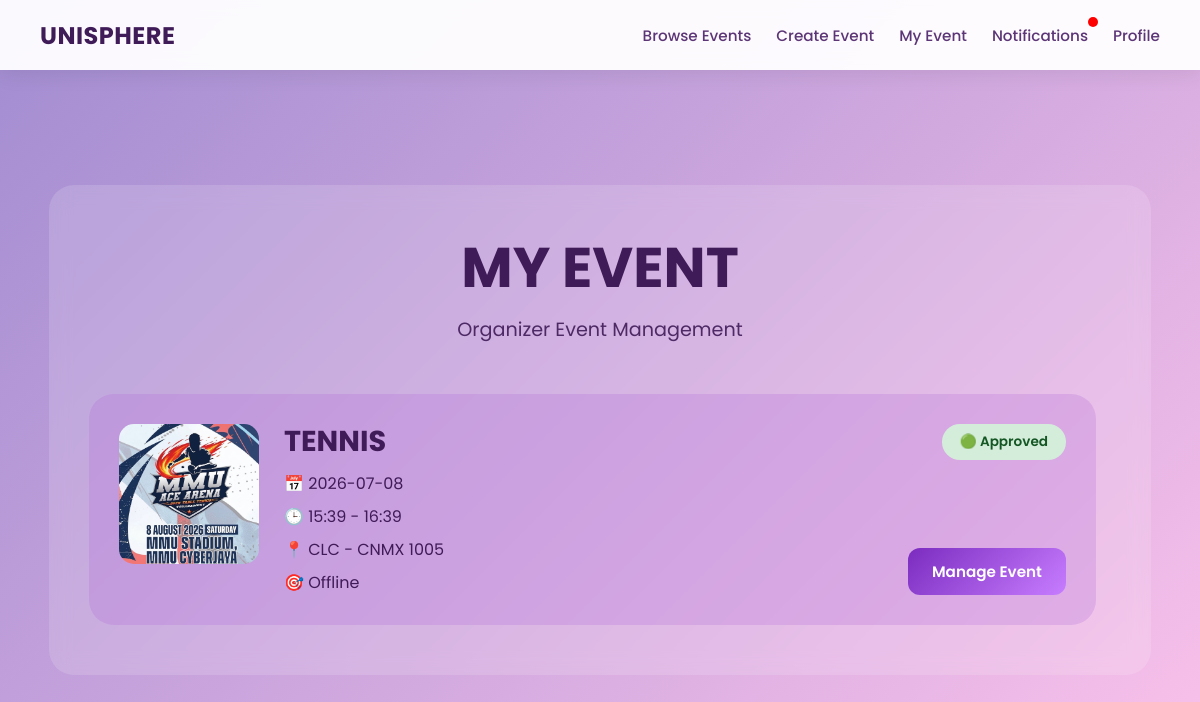
The app's page /my_event (signed in) with its own data.
### tables this page shows
CREATE TABLE events (
    event_id INTEGER PRIMARY KEY AUTOINCREMENT,
    event_poster TEXT,                   -- new column for event poster URL/path
    event_name TEXT NOT NULL,
    event_description TEXT NOT NULL,
    start_date DATE NOT NULL,
    end_date DATE NOT NULL,
    start_time TIME NOT NULL,
    end_time TIME NOT NULL,
    event_mode TEXT NOT NULL CHECK(event_mode IN ('online', 'offline', 'hybrid')),
    main_location TEXT NOT NULL,         -- corresponds to id="mainloc"
    general_location TEXT,               -- optional, only for general locations
    faculty_wing TEXT,                   -- optional, only for faculty path
    specific_location TEXT,              -- optional, only for faculty path
    participation_option TEXT NOT NULL CHECK(participation_option IN ('unlimited', 'limited')),
    limited_max_participants INTEGER,    -- optional, only for limited participation
    event_link TEXT,
    student_id varchar(10) NOT NULL,
    event_status TEXT DEFAULT 'Pending' CHECK(event_status IN ('Pending', 'Approved', 'Redo')),
    admin_remark TEXT,
    FOREIGN KEY (student_id) REFERENCES organizer_details(student_id)
);

### app.py (the view)
@app.route('/my_event')
def my_event():
    username = session.get('user')
    conn = get_db_connection()
    cursor = conn.cursor()
    cursor.execute(
        "SELECT student_id, role FROM users_general WHERE username = ?",
        (username,)
    )
    user = cursor.fetchone()
    if not user:
        conn.close()
        return redirect(url_for('login'))
    if user['role'] != 'organizer':
        conn.close()
        return redirect(url_for('dashboard'))
    cursor.execute("""SELECT * FROM events WHERE student_id = ?""", (user['student_id'],))
    events = cursor.fetchall()
    conn.close()
    return render_template('my_event.html',user=user, events=events)

### app.py (called while the page is built)
def get_db_connection():
    conn = sqlite3.connect('database.db')
    conn.row_factory = sqlite3.Row
    conn.execute("PRAGMA foreign_keys = 1")
    return conn

@app.context_processor
def inject_notifications():
    if 'student_id' not in session:
        return dict(unread_notifications=0)
    conn = get_db_connection()
    cursor = conn.cursor()
    cursor.execute("SELECT COUNT(*) AS total FROM notifications WHERE student_id = ? AND is_read = 0",
    (session['student_id'],))
    result = cursor.fetchone()
    conn.close()
    return dict(unread_notifications=result['total'])

### templates/my_event.html (shortened to what this page needs)
<!DOCTYPE html>
<html>
    <head>
    </head>
    <body>
        <nav class="navbar">
            <a class="navbar-brand" href="/user_dashboard">UniSphere</a>
            <div class="navbar-links">
                {% if session.get('role') == 'user' %}
                    <a href="/eventbrowsing">Browse Events</a>
                    <a href="/be_organizer">Become Organizer</a>
                    <a href="/notifications" class="notification-link">
                        Notifications
                        {% if unread_notifications > 0 %}
                            <span class="notification-dot"></span>
                        {% endif %}
                    </a>
                    <a href="/user_dashboard">Profile</a>
                {% elif session.get('role') == 'organizer' %}
                    <a href="/eventbrowsing">Browse Events</a>
                    <a href="/createevent">Create Event</a>
                    <a href="/my_event">My Event</a>
                    <a href="/notifications" class="notification-link">
                        Notifications
                        {% if unread_notifications > 0 %}
                            <span class="notification-dot"></span>
                        {% endif %}
                    </a>
                    <a href="/user_dashboard">Profile</a>
                {% endif %}
            </div>
        </nav>
        <div class="dashb">
            <h1 class="title">MY EVENT</h1>
            <p class="subtitle">Organizer Event Management</p>
            <div class="manageevents-container">
                {% if events %}
                    {% for event in events %}
                    <div class="manageevent-card">
                        {% if event['event_poster'] %}
                            <img src="{{ url_for('static', filename='eventPoster/' + event['event_poster']) }}" class="manageevent-poster">
                        {% else %}
                            <div class="manageevent-poster-fallback">
                                🖼️ No Poster<br>Uploaded
                            </div>
                        {% endif %}
                        <div class="manageevent-info">
                            <h3>{{ event['event_name'] }}</h3>
                            <div class="event-meta">
                                {% set same_day = (event['start_date'] == event['end_date']) %}
                                {% if same_day %}
                                    <p>📅 {{ event['start_date'] }}</p>
                                    <p>🕒 {{ event['start_time'] }} - {{ event['end_time'] }}</p>
                                {% else %}
                                    <p>📅 Start: {{ event['start_date'] }}, {{ event['start_time'] }}</p>
                                    <p>📅 End: {{ event['end_date'] }}, {{ event['end_time'] }}</p>
                                {% endif %}
                                {% if event['general_location'] %}
                                    <p>📍 {{ event['general_location'] }}</p>
                                {% elif event['main_location'] == "CLC" %}
                                    <p>📍 {{ event['main_location'] }} - {{ event['specific_location'] }}</p>
                                {% else %}
                                    <p>📍 {{ event['main_location'] }}, {{ event['faculty_wing'] }} - {{ event['specific_location'] }}</p>
                                {% endif %}
                                <p>🎯 {{ event['event_mode']|title }}</p>
                            </div>
                        </div>
                        <div class="event-action-area">
                            {% if event['event_status'] == 'Redo' %}
                                <div class="status-badge redo">🔴 Redo Required</div>
                            {% elif event['event_status'] == 'Pending' %}
                                <div class="status-badge pending">🟡 Pending Review</div>
                            {% elif event['event_status'] == 'Approved' %}
                                <div class="status-badge approved">🟢 Approved</div>
                            {% endif %}
                            <a href="{{ url_for('my_event_manage', event_id=event['event_id']) }}">
                                <button class="manage-btn">Manage Event</button>
                            </a>
                        </div>
                    </div>
                    {% endfor %}
                {% else %}
                    <p class="no-events">You have not created any events yet.</p>
                {% endif %}
            </div>
        </div>
    </body>
</html>

### templates/my_event.html (style rules this page uses)
* { margin: 0; padding: 0; box-sizing: border-box; font-family: 'Poppins', sans-serif; }
body { background: linear-gradient(135deg, #a18cd1 0%, #fbc2eb 100%); display: flex; justify-content: center; align-items: center; min-height: 100vh; padding: 20px; padding-top: 80px; color: #351649; }
.dashb { width: 95%; max-width: 1400px; padding: 40px; border-radius: 25px; background: rgba(255,255,255,0.15); backdrop-filter: blur(10px); color: white; display: flex; flex-direction: column; align-items: center; }
.title { font-size: 3.5rem; font-weight: 700; text-transform: uppercase; margin-bottom: 5px; color: #3f1b57; }
.subtitle { font-size: 1.2rem; opacity: 0.9; margin-bottom: 40px; color: #3f1b57; }
.navbar { position: fixed; top: 0; left: 0; width: 100%; height: 70px; background: rgba(255, 255, 255, 0.95); backdrop-filter: blur(8px); box-shadow: 0 4px 20px rgba(0, 0, 0, 0.08); display: flex; align-items: center; justify-content: space-between; padding: 0 40px; z-index: 1000; }
.notification-link { position:relative; }
.notification-dot { position:absolute; width:10px; height:10px; background:red; border-radius:50%; top:-3px; right:-10px; }
.navbar-brand { font-size: 1.5rem; font-weight: 700; color: #3f1b57; text-decoration: none; text-transform: uppercase; letter-spacing: 0.5px; }
.navbar-links { display: flex; gap: 25px; align-items: center; }
.navbar-links a { color: #5c3576; text-decoration: none; font-size: 0.95rem; font-weight: 500; transition: color 0.2s; position: relative; padding: 4px 0; }
.navbar-links a::after { content: ''; position: absolute; width: 0; height: 2px; bottom: 0; left: 0; background-color: #7b2cbf; transition: width 0.2s ease; }
.manageevents-container { width: 100%; max-width: 1200px; display: flex; flex-direction: column; gap: 25px; max-height: 700px; overflow-y: auto; padding: 10px 15px 10px 0; }
.manageevent-card { display: flex; align-items: stretch; gap: 25px; background: rgba(176,106,214,0.25); border-radius: 25px; padding: 30px; transition: all 0.3s ease; }
.manageevent-poster { width: 140px; height: 140px; object-fit: cover; border-radius: 15px; flex-shrink: 0; }
.manageevent-info { flex: 1; display: flex; flex-direction: column; justify-content: center; }
.manageevent-info h3 { font-size: 1.8rem; margin-bottom: 12px; color: #3f1b57; font-weight: 700; line-height: 1.2; }
.event-meta { display: flex; flex-direction: column; gap: 8px; color: #3f1b57; font-size: 1rem; }
.event-meta p { margin: 0; display: flex; align-items: center; gap: 8px; }
.event-action-area { display: flex; flex-direction: column; align-items: flex-end; justify-content: space-between; gap: 15px; width: 260px; flex-shrink: 0; }
.status-badge { padding: 8px 18px; border-radius: 20px; font-size: 0.85rem; font-weight: 600; white-space: nowrap; }
.status-badge.approved { background: #d4edda; color: #155724; }
.manage-btn { border: none; background: linear-gradient(135deg, #7b2cbf, #c77dff); color: white; padding: 12px 24px; border-radius: 12px; font-size: 0.95rem; font-weight: 600; cursor: pointer; transition: all 0.25s ease; white-space: nowrap; }

### records on screen
events: event_poster (picture), event_name "TENNIS", start_date "2026-07-08", start_time "15:39", end_time "16:39", main_location "CLC", specific_location "CNMX 1005", event_mode "Offline", event_status "🟢 Approved"
